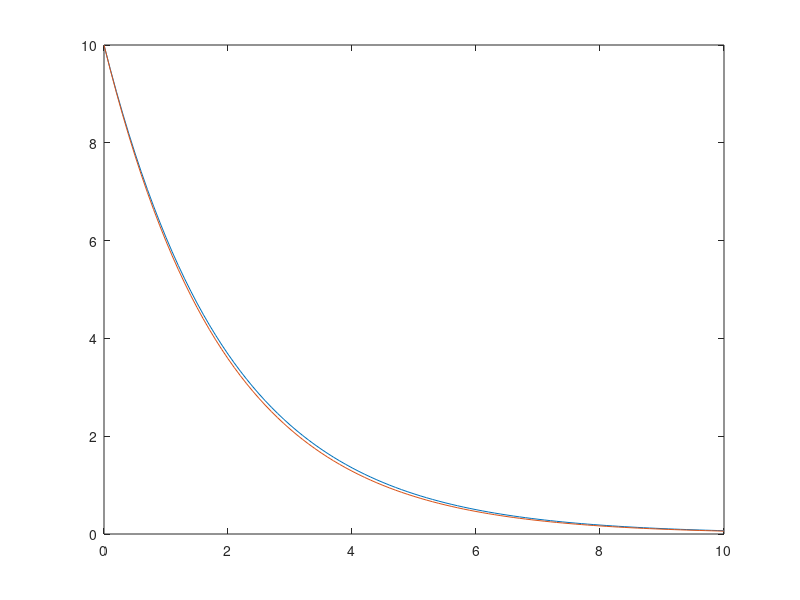

Write the MATLAB code that produced this figure.
clc;clear;close

r = 0.5;
y0 = 10;

dt = 0.1;
t = 0:dt:10;
N = length(t);

f = @(t, y) -r*y;

y(1) = y0;

for n = 1:N-1

  y(n+1) = y(n) + dt* f(t(n),y(n));

end

y_a = y0*exp(-r*t);

plot(t, y_a);
hold on;
plot(t, y);
